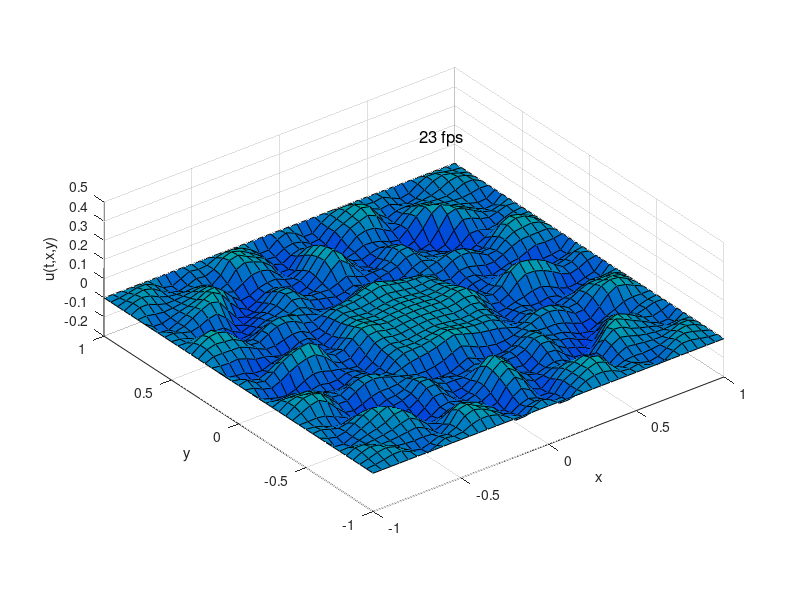

Recreate this plot in MATLAB.
% wave2d.m
%
% Solve the 2D wave equation
%
% u_tt = C*(u_xx + u_yy)
%
% using an explicit Euler method for time integration and array operations
% as much as possible.

% housekeeping
clear
close all

% Parameters, to be set by the user
nSteps = 1000;            % Number of timesteps
Dt = 1e-3;                % Length of a timestep
C = 15;                   % Stiffness constant
nx = 200;                 % Number of support points in x
ny = 200;                 % Number of support points in y
w = 20;                   % Initial wave width

% Domain size (-xmax<x<xmax, -ymax<y<ymax)
xmax = 1;
ymax = 1;

% Initialise the arrays with initial values.
% Use vectorized operations and meshgrid. Create y before x to take into
% accound the order used by meshgrid, and ease plotting later.
Dx = 2*xmax/nx;
Dy = 2*ymax/ny;
[y,x] = meshgrid(-ymax:Dy:ymax,-xmax:Dx:xmax);
r = x.^2 + y.^2;
v = zeros(size(x));
u = zeros(size(x));
pos = (r<1);
u(pos) = exp(-4*w^2*r(pos).^2) - 0.75*exp(-w^2*r(pos).^2);
u(pos) = u(pos) + 0.75*exp(-w^2) - exp(-4*w^2);
u(pos) = u(pos).*(r(pos).^4-1);

% Loop over timesteps
tic
for step = 0:nSteps
    % Compute the new velocity v and solution u using array operations
    % Only operate on internal points since boundary points are fixed to
    % zero velocity and u
    u(2:nx,2:ny) = u(2:nx,2:ny) + Dt.*v(2:nx,2:ny);
    v(2:nx,2:ny) = v(2:nx,2:ny) ...
        +(C*Dt/Dx^2).*( u(1:nx-1,2:ny) - 2.*u(2:nx,2:ny) + u(3:nx+1,2:ny) ) ...
        +(C*Dt/Dy^2).*( u(2:nx,1:ny-1) - 2.*u(2:nx,2:ny) + u(2:nx,3:ny+1) );
    
    % Plot every 5 steps, otherwise too slow
    if (mod(step,5)==0)
        surf(x(1:5:end,1:5:end),y(1:5:end,1:5:end),u(1:5:end,1:5:end))
        colormap winter
        % shading interp
        % light
        axis equal;
        xlabel('x')
        ylabel('y')
        zlabel('u(t,x,y)')
        caxis([-.2, .2])
        axis([-xmax, xmax, -ymax ymax -0.2 0.5])
        hold on
        text(.8, 1, 0.2, strcat(num2str(floor(1/toc)), " fps"), 'FontSize', 12)
        tic
        hold off
        drawnow
    end
end
